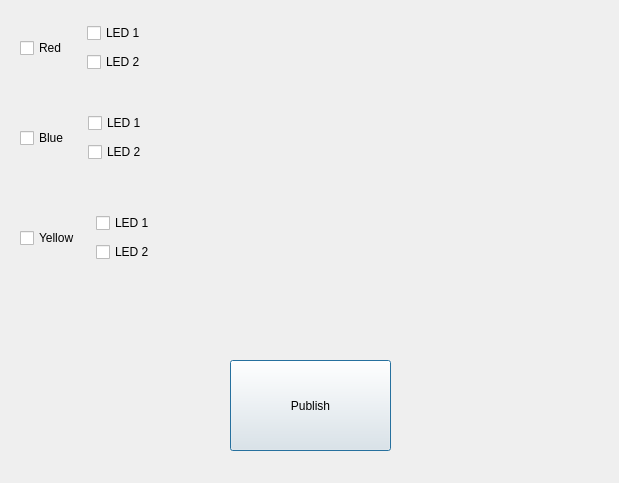
<?xml version="1.0" encoding="UTF-8"?>
<ui version="4.0">
 <class>Control_LEDs</class>
 <widget class="QDialog" name="Control_LEDs">
  <property name="geometry">
   <rect>
    <x>0</x>
    <y>0</y>
    <width>619</width>
    <height>483</height>
   </rect>
  </property>
  <property name="windowTitle">
   <string>Dialog</string>
  </property>
  <widget class="QWidget" name="layoutWidget">
   <property name="geometry">
    <rect>
     <x>20</x>
     <y>110</y>
     <width>130</width>
     <height>56</height>
    </rect>
   </property>
   <layout class="QHBoxLayout" name="horizontalLayout_2">
    <item>
     <widget class="QCheckBox" name="checkBox_4">
      <property name="text">
       <string>Blue</string>
      </property>
     </widget>
    </item>
    <item>
     <layout class="QVBoxLayout" name="verticalLayout_2">
      <item>
       <widget class="QCheckBox" name="checkBox_5">
        <property name="text">
         <string>LED 1</string>
        </property>
       </widget>
      </item>
      <item>
       <widget class="QCheckBox" name="checkBox_6">
        <property name="text">
         <string>LED 2</string>
        </property>
       </widget>
      </item>
     </layout>
    </item>
   </layout>
  </widget>
  <widget class="QWidget" name="layoutWidget_2">
   <property name="geometry">
    <rect>
     <x>20</x>
     <y>210</y>
     <width>145</width>
     <height>56</height>
    </rect>
   </property>
   <layout class="QHBoxLayout" name="horizontalLayout_3">
    <item>
     <widget class="QCheckBox" name="checkBox_7">
      <property name="text">
       <string>Yellow</string>
      </property>
     </widget>
    </item>
    <item>
     <layout class="QVBoxLayout" name="verticalLayout_3">
      <item>
       <widget class="QCheckBox" name="checkBox_8">
        <property name="text">
         <string>LED 1</string>
        </property>
       </widget>
      </item>
      <item>
       <widget class="QCheckBox" name="checkBox_9">
        <property name="text">
         <string>LED 2</string>
        </property>
       </widget>
      </item>
     </layout>
    </item>
   </layout>
  </widget>
  <widget class="QPushButton" name="pushButton">
   <property name="geometry">
    <rect>
     <x>230</x>
     <y>360</y>
     <width>161</width>
     <height>91</height>
    </rect>
   </property>
   <property name="text">
    <string>Publish</string>
   </property>
  </widget>
  <widget class="QWidget" name="">
   <property name="geometry">
    <rect>
     <x>20</x>
     <y>20</y>
     <width>128</width>
     <height>56</height>
    </rect>
   </property>
   <layout class="QHBoxLayout" name="horizontalLayout">
    <item>
     <widget class="QCheckBox" name="checkBox_3">
      <property name="text">
       <string>Red</string>
      </property>
     </widget>
    </item>
    <item>
     <layout class="QVBoxLayout" name="verticalLayout">
      <item>
       <widget class="QCheckBox" name="checkBox">
        <property name="text">
         <string>LED 1</string>
        </property>
       </widget>
      </item>
      <item>
       <widget class="QCheckBox" name="checkBox_2">
        <property name="text">
         <string>LED 2</string>
        </property>
       </widget>
      </item>
     </layout>
    </item>
   </layout>
  </widget>
 </widget>
 <resources/>
 <connections/>
</ui>
